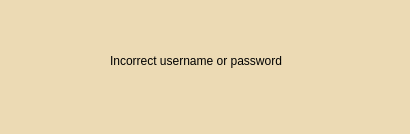
<?xml version="1.0" encoding="UTF-8"?>
<ui version="4.0">
 <class>Dialog</class>
 <widget class="QDialog" name="Dialog">
  <property name="geometry">
   <rect>
    <x>0</x>
    <y>0</y>
    <width>410</width>
    <height>134</height>
   </rect>
  </property>
  <property name="windowTitle">
   <string>Dialog</string>
  </property>
  <property name="styleSheet">
   <string notr="true">background-color: rgb(236, 218, 180);</string>
  </property>
  <widget class="QLabel" name="label">
   <property name="geometry">
    <rect>
     <x>110</x>
     <y>30</y>
     <width>211</width>
     <height>61</height>
    </rect>
   </property>
   <property name="text">
    <string>Incorrect username or password</string>
   </property>
  </widget>
 </widget>
 <resources/>
 <connections/>
</ui>
